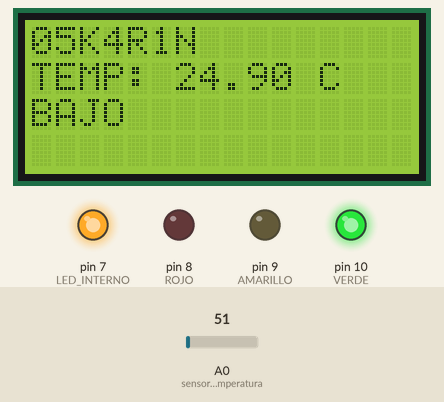
Bench run of a sketch on a simulated Arduino Uno, built with avr-gcc and run on an emulated ATmega328P. Shown: 16×4 character LCD, output pins drawn as LEDs (lit = HIGH). Inputs (shaded band) come from the test bench; at power-on: A0 (sensor_temperatura) = 51.

Above: at 1.2 s.
1.3 s: A0 (sensor_temperatura) set to 58
At 1.9 s:
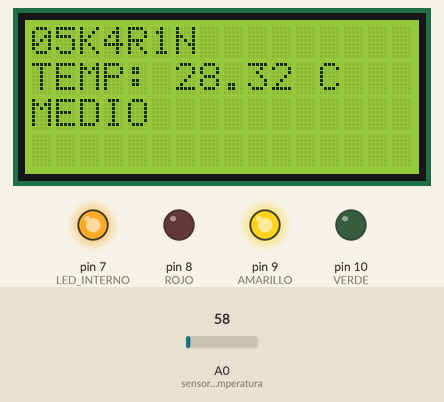
3.5 s: A0 (sensor_temperatura) set to 74
At 4.0 s:
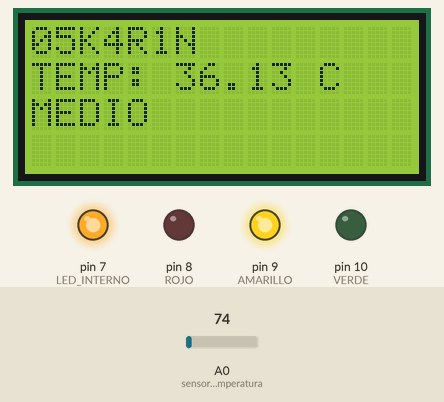
5.1 s: A0 (sensor_temperatura) set to 90
At 5.5 s:
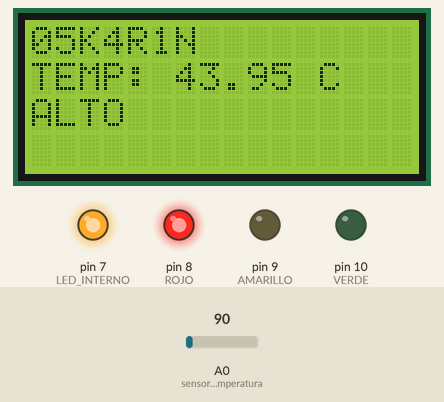
Timing chart, 0 to 8.1 s (numbered marks = the images above; inputs shaded):
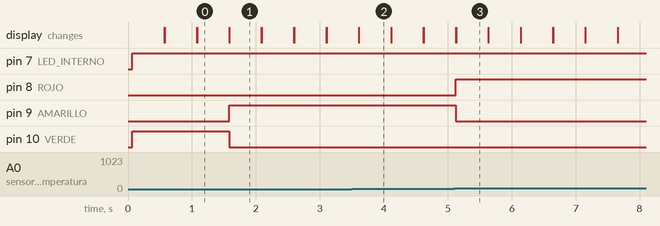

The sketch:

LCD_2.ino
```cpp
#include <LiquidCrystal.h>

#define sensor_temperatura A0
#define LED_INTERNO 7

#define ROJO 8
#define AMARILLO 9
#define VERDE 10
//                rs  e  d4  d5 d6 d7
LiquidCrystal lcd(12, 11, 5, 4, 3, 2);

float temperatura=0;
float aux=0;

void setup(){
  Serial.begin(9600);
  lcd.begin(16,4);
  pinMode(sensor_temperatura,INPUT);
  pinMode(LED_INTERNO,OUTPUT);
  pinMode(ROJO,OUTPUT);
  pinMode(AMARILLO,OUTPUT);
  pinMode(VERDE,OUTPUT);
}

void loop()
{
  digitalWrite(LED_INTERNO,HIGH);
  lcd.print("05K4R1N");
  //lcd.setCursor(0,1);
  temperatura=analogRead(sensor_temperatura);
  aux=(temperatura*5*100)/1024;
  lcd.setCursor(0,1);
  lcd.print("TEMP: ");
  lcd.print(aux);
  lcd.print(" C");
  lcd.setCursor(0,2);

  bandera_leds(aux);
  delay(500);
  lcd.clear();
}

void bandera_leds(float auxiliar){
  if(auxiliar<=25){
    digitalWrite(VERDE,HIGH);
    digitalWrite(AMARILLO,LOW);
    digitalWrite(ROJO,LOW);
    lcd.print("BAJO");
  }
  if(auxiliar>25 && auxiliar<=40){
    digitalWrite(AMARILLO,HIGH);
    digitalWrite(ROJO,LOW);
    digitalWrite(VERDE,LOW);
    lcd.print("MEDIO");
  }
  if(auxiliar>40){
    digitalWrite(ROJO,HIGH);
    digitalWrite(VERDE,LOW);
    digitalWrite(AMARILLO,LOW);
    lcd.print("ALTO");
  }
}
```

Measured:
- the behaviour switches between 51 and 52 on A0 (sensor_temperatura) (found by bisection; images 0 and 1)
- the behaviour switches between 81 and 82 on A0 (sensor_temperatura) (found by bisection; images 2 and 3)
- after the input at 1.3 s, pin 9 (AMARILLO): LOW → HIGH after 0.28 s; pin 10 (VERDE): HIGH → LOW after 0.28 s; the display: first differs from a run without the input after 0.29 s (image 1)
- after the input at 3.5 s, the display: first differs from a run without the input after 0.11 s (image 2)
- after the input at 5.1 s, pin 8 (ROJO): LOW → HIGH at once; pin 9 (AMARILLO): HIGH → LOW at once; the display: first differs from a run without the input at once (image 3)
- what the display in image 1 shows lasts 0.5 s, from 1.6 s to 2.1 s
